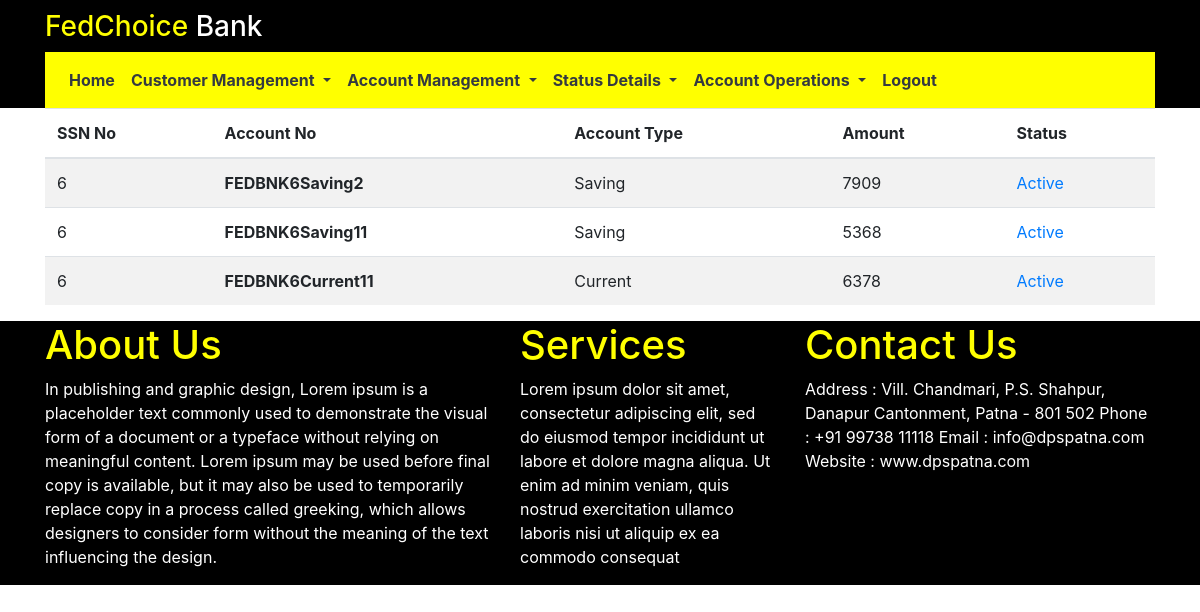
The app's page /account_status (signed in) with its own data.
### RetailBank/models.py (models this page shows, shortened)
class Account(db.Model):
	account_no = db.Column(db.String(22),primary_key=True)
	ssd_id = db.Column(db.Integer,ForeignKey('customer.ssd_id'))
	account_type = db.Column(db.String(10),nullable=False)
	deposit_amount = db.Column(db.Integer,nullable=False)

### RetailBank/routes.py (the view)
@app.route('/account_status',methods=['GET','POST'])
@login_required
def account_status():
	accounts = Account.query.all()
	return render_template('accountStatus.html',accounts=accounts)

### RetailBank/models.py (called while the page is built)
@login_manager.user_loader
def load_user(user_id):
    return userstore.query.get(int(user_id))

### RetailBank/templates/accountStatus.html
{% extends 'base.html'%}
{% block content %}
<div class="container">
    <table class="table table-striped">
        <thead>
            <tr>
                <th>SSN No</th>
                <th>Account No</th>
                <th>Account Type</th>
                <th>Amount</th>
                <th>Status</th>
            </tr>
        </thead>
        <tbody>
            {% for account in accounts%}
            <tr>
                <td>{{account.ssd_id}}</td>
                <th scope="row">{{account.account_no}}</thead>
                <td>{{account.account_type}}</td>
                <td>{{account.deposit_amount}}</td>
                <td><a href="#">Active</a></td>
            </tr>
            {% endfor %}
        </tbody>
    </table>
</div>
{% endblock %}

### records on screen
Account: ssd_id "6", account_no "FEDBNK6Saving2", account_type "Saving", deposit_amount "7909"
Account: ssd_id "6", account_no "FEDBNK6Saving11", account_type "Saving", deposit_amount "5368"
Account: ssd_id "6", account_no "FEDBNK6Current11", account_type "Current", deposit_amount "6378"
